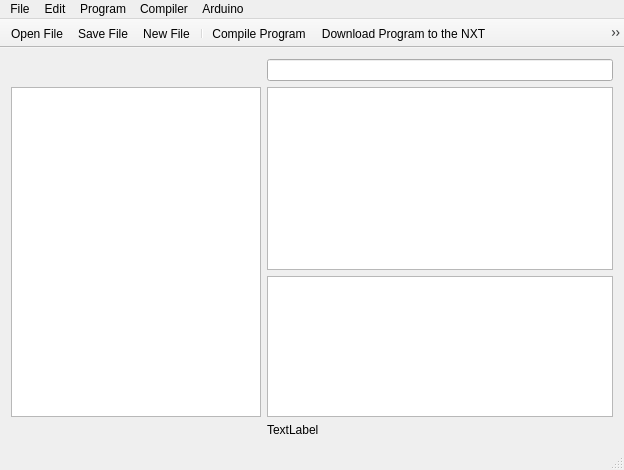
<?xml version="1.0" encoding="UTF-8"?>
<ui version="4.0">
 <class>MainWindow</class>
 <widget class="QMainWindow" name="MainWindow">
  <property name="geometry">
   <rect>
    <x>0</x>
    <y>0</y>
    <width>624</width>
    <height>470</height>
   </rect>
  </property>
  <property name="sizePolicy">
   <sizepolicy hsizetype="Preferred" vsizetype="Preferred">
    <horstretch>0</horstretch>
    <verstretch>0</verstretch>
   </sizepolicy>
  </property>
  <property name="windowTitle">
   <string>LiNuXT</string>
  </property>
  <property name="windowIcon">
   <iconset>
    <normaloff>../build-LiNuXT-Desktop-Debug/Unbenannt.png</normaloff>../build-LiNuXT-Desktop-Debug/Unbenannt.png</iconset>
  </property>
  <widget class="QWidget" name="centralWidget">
   <layout class="QGridLayout" name="gridLayout">
    <item row="3" column="1">
     <widget class="QTextBrowser" name="textBrowser">
      <property name="sizePolicy">
       <sizepolicy hsizetype="Expanding" vsizetype="Expanding">
        <horstretch>0</horstretch>
        <verstretch>0</verstretch>
       </sizepolicy>
      </property>
      <property name="maximumSize">
       <size>
        <width>16777215</width>
        <height>150</height>
       </size>
      </property>
     </widget>
    </item>
    <item row="1" column="1">
     <widget class="QLineEdit" name="lineEdit">
      <property name="maximumSize">
       <size>
        <width>16777215</width>
        <height>16777215</height>
       </size>
      </property>
     </widget>
    </item>
    <item row="2" column="1">
     <widget class="QTextEdit" name="textEdit">
      <property name="sizePolicy">
       <sizepolicy hsizetype="Expanding" vsizetype="Expanding">
        <horstretch>0</horstretch>
        <verstretch>0</verstretch>
       </sizepolicy>
      </property>
      <property name="maximumSize">
       <size>
        <width>16777215</width>
        <height>16777215</height>
       </size>
      </property>
      <property name="tabStopWidth">
       <number>30</number>
      </property>
      <property name="cursorWidth">
       <number>1</number>
      </property>
     </widget>
    </item>
    <item row="4" column="1">
     <widget class="QLabel" name="label">
      <property name="text">
       <string>TextLabel</string>
      </property>
     </widget>
    </item>
    <item row="2" column="0" rowspan="2">
     <widget class="QTreeView" name="treeView">
      <property name="maximumSize">
       <size>
        <width>250</width>
        <height>16777215</height>
       </size>
      </property>
     </widget>
    </item>
   </layout>
  </widget>
  <widget class="QMenuBar" name="menuBar">
   <property name="geometry">
    <rect>
     <x>0</x>
     <y>0</y>
     <width>624</width>
     <height>20</height>
    </rect>
   </property>
   <widget class="QMenu" name="menuFile">
    <property name="title">
     <string>File</string>
    </property>
    <addaction name="actionChose_File"/>
    <addaction name="actionCreate_new_File"/>
    <addaction name="actionSave_File"/>
    <addaction name="separator"/>
    <addaction name="actionFinish"/>
   </widget>
   <widget class="QMenu" name="menuProgram">
    <property name="title">
     <string>Program</string>
    </property>
    <addaction name="actionCompile_Program"/>
    <addaction name="actionDownload_Program_to_the_NXT"/>
    <addaction name="actionDownload_Program_and_run_it"/>
    <addaction name="separator"/>
    <addaction name="actionEnhanced_Firmware"/>
   </widget>
   <widget class="QMenu" name="menuCompiler">
    <property name="title">
     <string>Compiler</string>
    </property>
    <addaction name="actionUse_root_You_have_to_start_the_application_with_root_rights_2"/>
   </widget>
   <widget class="QMenu" name="menuEdit">
    <property name="title">
     <string>Edit</string>
    </property>
    <addaction name="actionFind"/>
    <addaction name="actionPaste"/>
   </widget>
   <widget class="QMenu" name="menuArduino">
    <property name="title">
     <string>Arduino</string>
    </property>
    <addaction name="actionUse_the_Arduino_Language_to_Program_your_NXT"/>
   </widget>
   <addaction name="menuFile"/>
   <addaction name="menuEdit"/>
   <addaction name="menuProgram"/>
   <addaction name="menuCompiler"/>
   <addaction name="menuArduino"/>
  </widget>
  <widget class="QStatusBar" name="statusBar"/>
  <widget class="QToolBar" name="toolBar">
   <property name="sizePolicy">
    <sizepolicy hsizetype="Preferred" vsizetype="Preferred">
     <horstretch>0</horstretch>
     <verstretch>0</verstretch>
    </sizepolicy>
   </property>
   <property name="windowTitle">
    <string>toolBar</string>
   </property>
   <property name="movable">
    <bool>false</bool>
   </property>
   <property name="floatable">
    <bool>false</bool>
   </property>
   <attribute name="toolBarArea">
    <enum>TopToolBarArea</enum>
   </attribute>
   <attribute name="toolBarBreak">
    <bool>false</bool>
   </attribute>
   <addaction name="actionChose_File"/>
   <addaction name="actionSave_File"/>
   <addaction name="actionCreate_new_File"/>
   <addaction name="separator"/>
   <addaction name="actionCompile_Program"/>
   <addaction name="actionDownload_Program_to_the_NXT"/>
   <addaction name="actionDownload_Program_and_run_it"/>
  </widget>
  <action name="actionInstall_Compiler">
   <property name="text">
    <string>Install Compiler</string>
   </property>
  </action>
  <action name="actionFinish">
   <property name="text">
    <string>Finish</string>
   </property>
  </action>
  <action name="actionCompile_Program">
   <property name="icon">
    <iconset theme="tools-check-spelling">
     <normaloff/>
    </iconset>
   </property>
   <property name="text">
    <string>Compile Program</string>
   </property>
  </action>
  <action name="actionDownload_Program_to_the_NXT">
   <property name="icon">
    <iconset theme="emblem-downloads">
     <normaloff/>
    </iconset>
   </property>
   <property name="text">
    <string>Download Program to the NXT</string>
   </property>
   <property name="shortcut">
    <string>Ctrl+D</string>
   </property>
  </action>
  <action name="actionChose_File">
   <property name="icon">
    <iconset theme="document-open">
     <normaloff/>
    </iconset>
   </property>
   <property name="text">
    <string>Open File</string>
   </property>
   <property name="shortcut">
    <string>Ctrl+O</string>
   </property>
  </action>
  <action name="actionCreate_new_File">
   <property name="icon">
    <iconset theme="document-new">
     <normaloff/>
    </iconset>
   </property>
   <property name="text">
    <string>New File</string>
   </property>
   <property name="shortcut">
    <string>Ctrl+N</string>
   </property>
  </action>
  <action name="actionSave_File">
   <property name="icon">
    <iconset theme="document-save">
     <normaloff/>
    </iconset>
   </property>
   <property name="text">
    <string>Save File</string>
   </property>
   <property name="shortcut">
    <string>Ctrl+S</string>
   </property>
  </action>
  <action name="actionInstall">
   <property name="text">
    <string>Install</string>
   </property>
  </action>
  <action name="actionUSB0">
   <property name="text">
    <string>USB0</string>
   </property>
  </action>
  <action name="actionUSB1">
   <property name="text">
    <string>USB1</string>
   </property>
  </action>
  <action name="actionUSB2">
   <property name="text">
    <string>USB2</string>
   </property>
  </action>
  <action name="actionUSB3">
   <property name="text">
    <string>USB3</string>
   </property>
  </action>
  <action name="actionUSB4">
   <property name="text">
    <string>USB4</string>
   </property>
  </action>
  <action name="actionUSB5">
   <property name="text">
    <string>USB5</string>
   </property>
  </action>
  <action name="actionUSB6">
   <property name="text">
    <string>USB6</string>
   </property>
  </action>
  <action name="actionUSB7">
   <property name="text">
    <string>USB7</string>
   </property>
  </action>
  <action name="actionUSB8">
   <property name="text">
    <string>USB8</string>
   </property>
  </action>
  <action name="actionUSB9">
   <property name="text">
    <string>USB9</string>
   </property>
  </action>
  <action name="actionDownload_Program_and_run_it">
   <property name="icon">
    <iconset theme="system-run">
     <normaloff/>
    </iconset>
   </property>
   <property name="text">
    <string>Download Program and run it</string>
   </property>
   <property name="shortcut">
    <string>Ctrl+R</string>
   </property>
  </action>
  <action name="actionEnhanced_Firmware">
   <property name="checkable">
    <bool>true</bool>
   </property>
   <property name="text">
    <string>Enhanced Firmware</string>
   </property>
  </action>
  <action name="actionUse_root_You_have_to_start_the_application_with_root_rights_2">
   <property name="checkable">
    <bool>true</bool>
   </property>
   <property name="text">
    <string>Use root (You have to start the application with root rights)</string>
   </property>
  </action>
  <action name="actionFind">
   <property name="text">
    <string>Find</string>
   </property>
   <property name="shortcut">
    <string>Ctrl+F</string>
   </property>
  </action>
  <action name="actionPaste">
   <property name="text">
    <string>Paste</string>
   </property>
   <property name="shortcut">
    <string>Ctrl+V</string>
   </property>
  </action>
  <action name="actionUse_the_Arduino_Language_to_Program_your_NXT">
   <property name="checkable">
    <bool>true</bool>
   </property>
   <property name="text">
    <string>Use the Arduino Language to Program your NXT</string>
   </property>
  </action>
 </widget>
 <layoutdefault spacing="6" margin="11"/>
 <resources/>
 <connections/>
</ui>
